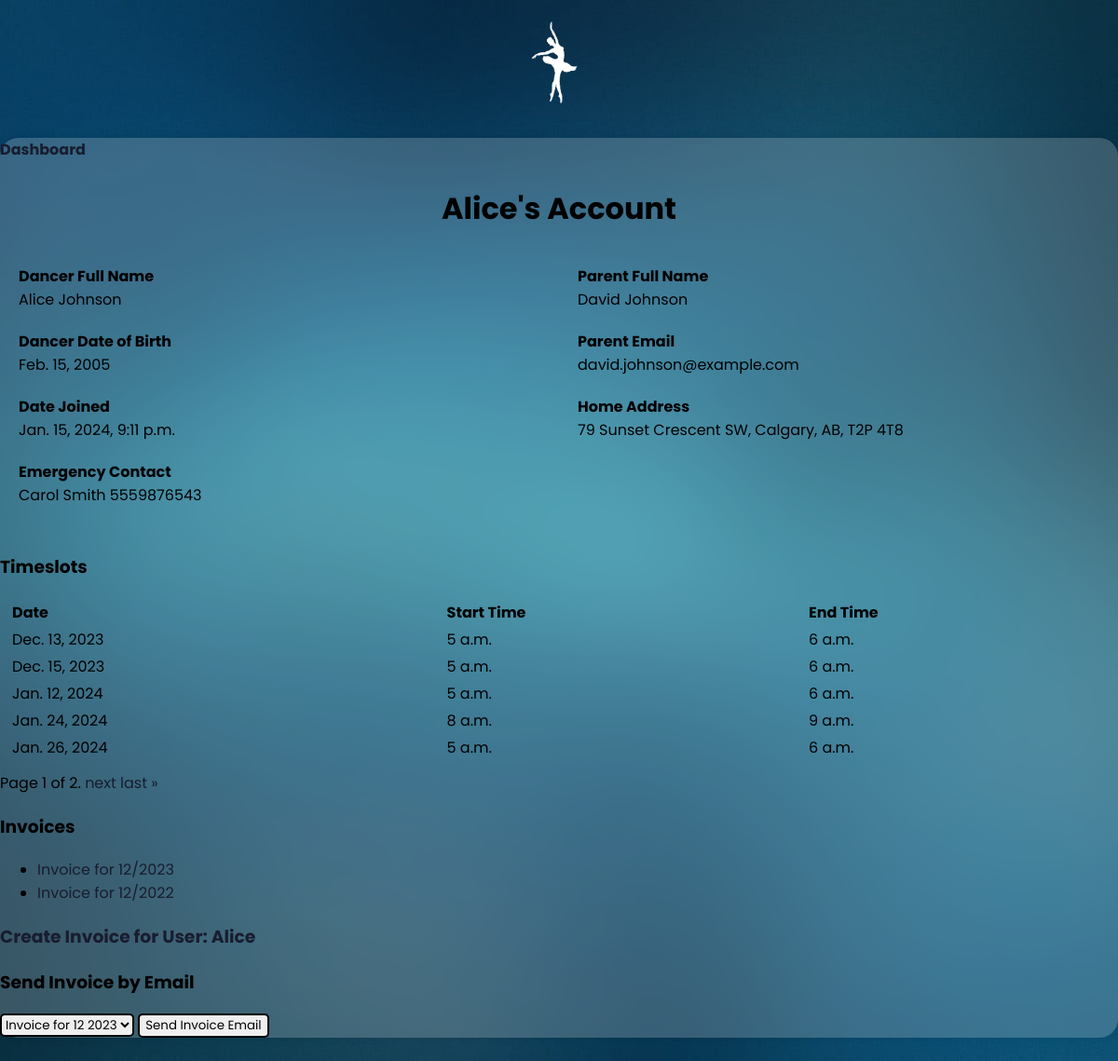
Page /user_profile/8/ on the committed database.
### mainapp/models.py (models this page shows, shortened)
class CustomUser(AbstractUser):
    PROVINCE_CHOICES = (
    ('AB', 'Alberta'),
    ('BC', 'British Columbia'),
    ('MB', 'Manitoba'),
    ('NB', 'New Brunswick'),
    ('NL', 'Newfoundland and Labrador'),
    ('NS', 'Nova Scotia'),
    ('ON', 'Ontario'),
    ('PE', 'Prince Edward Island'),
    ('QC', 'Quebec'),
    ('SK', 'Saskatchewan'),
    ('NT', 'Northwest Territories'),
    ('NU', 'Nunavut'),
    ('YT', 'Yukon'),
    )
    dancer_full_name = models.CharField(max_length=50)
    dancer_date_of_birth = models.DateField(blank=True, null=True)
    parent_full_name = models.CharField(max_length=100)
    parent_email = models.EmailField(unique=True)
    parent_phone = models.CharField(max_length=10, blank=True)
    address = models.CharField(max_length=100, blank=True)
    city = models.CharField(max_length=50, blank=True)
    province = models.CharField(max_length=2, choices=PROVINCE_CHOICES, blank=True)
    zip_code = models.CharField(max_length=10, blank=True)
    emergency_contact_full_name = models.CharField(max_length=100, blank=True)
    emergency_contact_phone = models. CharField(max_length=15, blank=True)
    notes = models.TextField(blank=True)
    created = models.DateTimeField(auto_now_add=True)
    updated = models.DateTimeField(auto_now=True)

class TimeSlot(models.Model):
    STATUS_CHOICES = [
        ('confirmed', 'Confirmed'),
        ('completed', 'Completed'),
    ]
    date = models.DateField(default=date.today)
    start_time = models.TimeField()
    client = models.ForeignKey(CustomUser, on_delete=models.SET_NULL, null=True)
    status = models.CharField(max_length=10, choices=STATUS_CHOICES, default='confirmed')
    is_new = models.BooleanField(default=True)
    class Meta:
        unique_together = [['start_time', 'date']]
        ordering = ["date", "start_time"]
    def end_time(self):
        dt = datetime.combine(datetime.min.date(), self.start_time)
        dt += timedelta(hours=1)
        return dt.time()

class Invoice(models.Model):
    client = models.ForeignKey(CustomUser, on_delete=models.CASCADE)
    month = models.PositiveIntegerField()
    year = models.PositiveIntegerField()
    total_amount = models.DecimalField(max_digits=10, decimal_places=2)
    is_paid = models.BooleanField(default=False)
    pdf_file = models.FileField(upload_to='invoices/', null=True, blank=True)
    created_at = models.DateTimeField(auto_now_add=True)
    updated_at = models.DateTimeField(auto_now=True)

### mainapp/views.py (the view)
# urls.py: path("user_profile/<int:user_id>/", views.user_profile, name="user-profile"),
def user_profile(request, user_id):
    user = get_object_or_404(CustomUser, id=user_id)
    user_timeslots = TimeSlot.objects.filter(client=user)
    invoices = Invoice.objects.filter(client=user).order_by("-created_at")
    items_per_page = 5
    paginator_confirmed = Paginator(user_timeslots, items_per_page)
    page_confirmed = request.GET.get("page_confirmed")
    user_timeslots = paginator_confirmed.get_page(page_confirmed)
    context = {"user": user, "user_timeslots": user_timeslots, "invoices": invoices}
    return render(request, "admin/user_profile.html", context)

### mainapp/templates/admin/user_profile.html (shortened to what this page needs)
{% extends 'base.html' %}
{% block container_class %}custom-wide-container{% endblock %}
{% block content %}
<h4><a href="{% url 'dashboard' %}">Dashboard</a></h4>
<h1 class="page-heading">{{user.username}}'s Account</h1>
<div class="profile-container">
    <div class="profile-column">
        <div class="profile-row">
            <div class="profile-row-title">Dancer Full Name</div>
            <div>{{ user.dancer_full_name }}</div>
        </div>
        <div class="profile-row">
            <div class="profile-row-title">Dancer Date of Birth</div>
            <div>{{ user.dancer_date_of_birth }}</div>
        </div>
        <div class="profile-row">
            <div class="profile-row-title">Date Joined</div>
            <div>{{ user.date_joined }}</div>
        </div>
		<div class="profile-row">
            <div class="profile-row-title">Emergency Contact</div>
            <div>{{ user.emergency_contact_full_name }}
				{{user.emergency_contact_phone}}</div>
        </div>
    </div>
    <div class="profile-column">
        <div class="profile-row">
            <div class="profile-row-title">Parent Full Name</div>
            <div>{{ user.parent_full_name }}</div>
        </div>
        <div class="profile-row">
            <div class="profile-row-title">Parent Email</div>
            <div>{{ user.parent_email }}</div>
        </div>
        <div class="profile-row">
            <div class="profile-row-title">Home Address</div>
            <div>{{ user.address }}, {{ user.city}}, {{ user.province }}, {{ user.zip_code }}</div>
        </div>
    </div>
</div>
<h3>Timeslots</h3>
<table class="account-table">
    {% if user_timeslots %}
	<thead>
		<tr>
			<th>Date</th>
			<th>Start Time</th>
			<th>End Time</th>
		</tr>
	</thead>
	<tbody>
		{% for timeslot in user_timeslots %}
		<tr>
			<td>{{ timeslot.date }}</td>
			<td>{{ timeslot.start_time }}</td>
			<td>{{ timeslot.end_time }}</td>
		</tr>
		{% endfor %}
	</tbody>
    {% else %}<tr><td>None</td></tr>  {% endif %}
</table>
<div class="pagination">
    <span class="step-links">
        <span class="current">
            Page {{ user_timeslots.number }} of {{ user_timeslots.paginator.num_pages }}.
        </span>
        {% if user_timeslots.has_next %}
            <a href="?page_confirmed={{ user_timeslots.next_page_number }}">next</a>
            <a href="?page_confirmed={{ user_timeslots.paginator.num_pages }}">last &raquo;</a>
        {% endif %}
    </span>
  </div>
<h3>Invoices</h3>
<ul style="font-family: 'Poppins', sans-serif;">
    {% for invoice in invoices %}
    <li>
        <a href="{{ invoice.pdf_file.url }}" target="_blank">Invoice for {{ invoice.month }}/{{ invoice.year }}</a>
    </li>
    {% endfor %}
</ul>
<h3><a href="{% url 'create_invoice_for_user' user.id %}">Create Invoice for <strong>User: {{ user.username }}</strong></a></h3>
<h3>Send Invoice by Email</h3>
<form method="post" action="{% url 'send_invoice_email' user.id %}">
    <select name="invoice_id" class="invoice-input">
        {% for invoice in invoices %}
            <option value="{{ invoice.id }}">Invoice for {{ invoice.month }} {{ invoice.year }}</option>
        {% endfor %}
    </select>
    <input type="submit" class="invoice-input" value="Send Invoice Email">
</form>
{% endblock %}

### mainapp/static/css/style.css (style rules this page uses)
html { height: 100%; }
body { font-family: "Poppins", sans-serif; background-image: url("/static/img/gradient-background.jpg"); background-size: cover; background-repeat: no-repeat; background-position: center center; background-attachment: fixed; margin: 0; }
h2, h3 { margin-top: 20px; font-family: "Poppins", sans-serif; }
th, td, h4, h5, button { font-family: "Poppins", sans-serif; }
a { text-decoration: none; color: #181d2f; transition: color 0.2s; position: relative; }
.page-heading { text-align: center; border-radius: 10px; font-family: "Poppins", sans-serif; padding: 5px; }
table { width: 100%; text-align: left; margin: 0 10px; }
.profile-container { display: flex; justify-content: space-between; font-family: "Poppins", sans-serif; }
.profile-column { flex: 1; margin: 0 10px; padding: 10px; }
.profile-row { margin-bottom: 20px; }
.profile-row-title { font-weight: bold; }
.invoice-input { border: 2px solid black; border-radius: 5px; font-family: "Poppins", sans-serif; }
form { font-family: "Poppins", sans-serif; }
a::before { content: ""; position: absolute; bottom: -2px; left: 0; width: 100%; height: 2px; background-color: #6159fc; transform: scaleX(0); transform-origin: center; transition: transform 0.2s; }
.pagination { margin-top: 10px; }

### rows in the picture
CustomUser: username "Alice", dancer_full_name "Alice Johnson", dancer_date_of_birth "Feb. 15, 2005", date_joined "Jan. 15, 2024, 9:11 p.m.", emergency_contact_full_name "Carol Smith", emergency_contact_phone "5559876543", parent_full_name "David Johnson", parent_email "david.johnson@example.com", address "79 Sunset Crescent SW", city "Calgary", province "AB", zip_code "T2P 4T8"
TimeSlot: date "Dec. 13, 2023", start_time "5 a.m.", end_time "6 a.m."
TimeSlot: date "Dec. 15, 2023", start_time "5 a.m.", end_time "6 a.m."
TimeSlot: date "Jan. 12, 2024", start_time "5 a.m.", end_time "6 a.m."
TimeSlot: date "Jan. 24, 2024", start_time "8 a.m.", end_time "9 a.m."
TimeSlot: date "Jan. 26, 2024", start_time "5 a.m.", end_time "6 a.m."
Invoice: month "12", year "2023"
Invoice: month "12", year "2022"

### other values in the picture
{{ user_timeslots.number }} "1"
{{ user_timeslots.paginator.num_pages }} "2"
